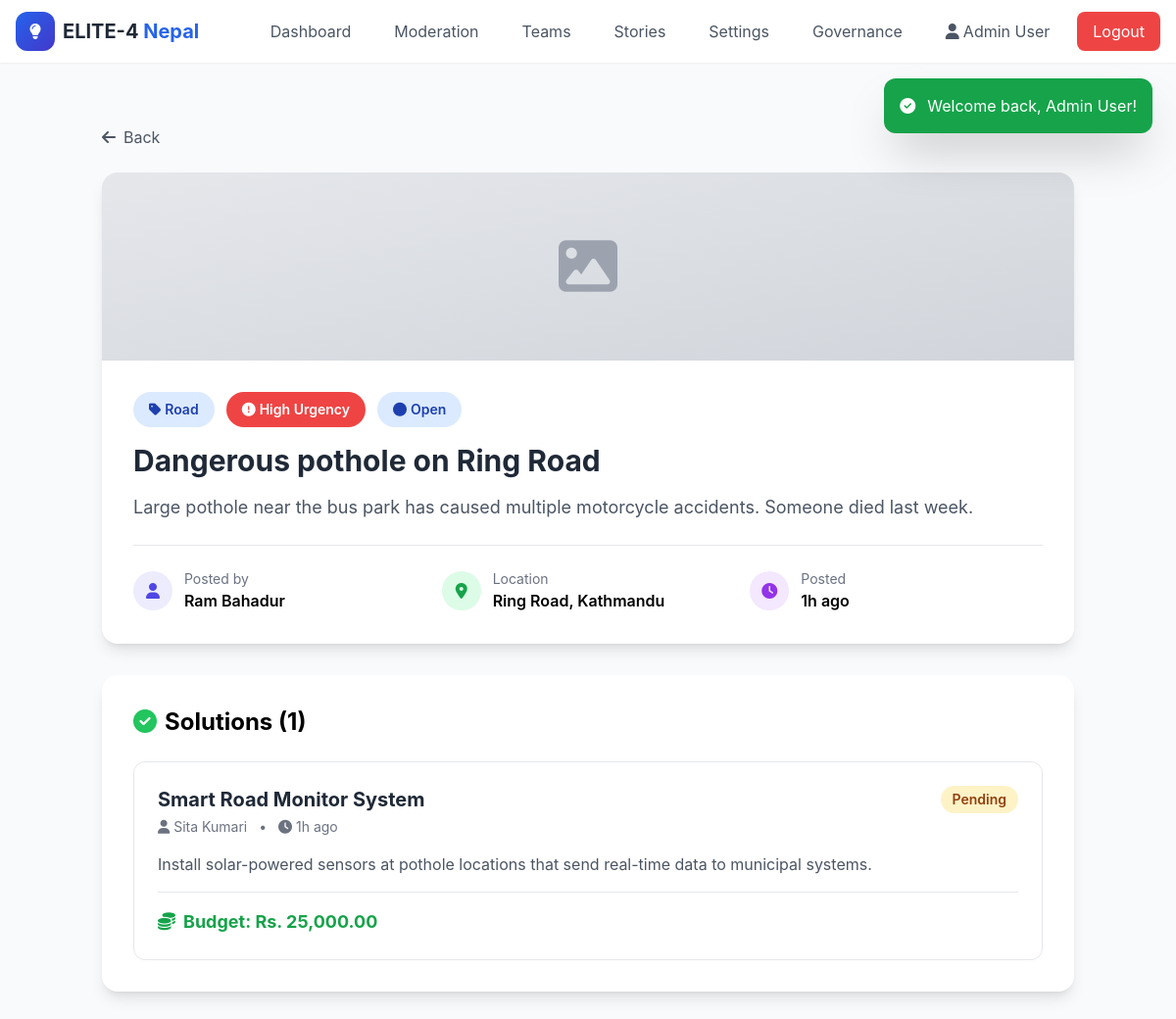
/problem_detail.php?id=2 (signed in), run on the app's committed database.
### tables this page shows
CREATE TABLE `users` (
  `id` INT AUTO_INCREMENT PRIMARY KEY,
  `name` VARCHAR(100) NOT NULL,
  `email` VARCHAR(100) UNIQUE NOT NULL,
  `phone` VARCHAR(20) DEFAULT NULL,
  `password` VARCHAR(255) NOT NULL,
  `role` ENUM('citizen', 'student', 'sponsor', 'mentor', 'admin', 'moderator') NOT NULL DEFAULT 'citizen',
  `bio` TEXT DEFAULT NULL,
  `skills` TEXT DEFAULT NULL,
  `profile_photo` VARCHAR(255) DEFAULT NULL,
  `date_of_birth` DATE DEFAULT NULL,
  `is_active` TINYINT(1) DEFAULT 1,
  `trust_score` INT DEFAULT 100,
  `projects_completed` INT DEFAULT 0,
  `created_at` TIMESTAMP DEFAULT CURRENT_TIMESTAMP,
  `updated_at` TIMESTAMP DEFAULT CURRENT_TIMESTAMP ON UPDATE CURRENT_TIMESTAMP
);

CREATE TABLE `problems` (
  `id` INT AUTO_INCREMENT PRIMARY KEY,
  `user_id` INT NOT NULL,
  `title` VARCHAR(200) NOT NULL,
  `description` TEXT NOT NULL,
  `location` VARCHAR(255) DEFAULT NULL,
  `photo` VARCHAR(255) DEFAULT NULL,
  `voice_note` TEXT DEFAULT NULL,
  `category` ENUM('Waste', 'Road', 'Health', 'Water', 'Other') DEFAULT 'Other',
  `urgency` ENUM('High', 'Medium', 'Low') DEFAULT 'Medium',
  `status` ENUM('open', 'in_progress', 'solved') DEFAULT 'open',
  `upvotes` INT DEFAULT 0,
  `solved_by` INT DEFAULT NULL,
  `solved_at` TIMESTAMP NULL DEFAULT NULL,
  `sdg_impact_score` INT DEFAULT 0,
  `local_impact_category` VARCHAR(50) DEFAULT NULL,
  `created_at` TIMESTAMP DEFAULT CURRENT_TIMESTAMP,
  FOREIGN KEY (`user_id`) REFERENCES `users`(`id`) ON DELETE CASCADE,
  FOREIGN KEY (`solved_by`) REFERENCES `users`(`id`) ON DELETE SET NULL
);

CREATE TABLE `solutions` (
  `id` INT AUTO_INCREMENT PRIMARY KEY,
  `problem_id` INT DEFAULT NULL,
  `challenge_id` INT DEFAULT NULL,
  `team_id` INT DEFAULT NULL,
  `user_id` INT NOT NULL,
  `title` VARCHAR(200) NOT NULL,
  `description` TEXT NOT NULL,
  `budget_estimate` DECIMAL(10,2) DEFAULT 0,
  `implementation_plan` TEXT DEFAULT NULL,
  `status` ENUM('pending', 'approved', 'rejected', 'rewarded', 'disputed') DEFAULT 'pending',
  `mentor_feedback` TEXT DEFAULT NULL,
  `reward_gross` DECIMAL(10,2) DEFAULT 0,
  `reward_commission` DECIMAL(10,2) DEFAULT 0,
  `reward_net` DECIMAL(10,2) DEFAULT 0,
  `created_at` TIMESTAMP DEFAULT CURRENT_TIMESTAMP,
  FOREIGN KEY (`problem_id`) REFERENCES `problems`(`id`) ON DELETE SET NULL,
  FOREIGN KEY (`user_id`) REFERENCES `users`(`id`) ON DELETE CASCADE
);

### problem_detail.php (the view, shortened to what this page needs)
<?php
require_once 'config.php';
$problemId = (int)($_GET['id'] ?? 0);
global $conn;
$stmt = $conn->prepare("SELECT p.*, u.name as user_name, u.profile_photo FROM problems p JOIN users u ON p.user_id = u.id WHERE p.id = ?");
$stmt->bind_param("i", $problemId);
$stmt->execute();
$r = $stmt->get_result();
$problem = $r ? $r->fetch_assoc() : null;
$stmt = $conn->prepare("SELECT s.*, u.name as solver_name FROM solutions s JOIN users u ON s.user_id = u.id WHERE s.problem_id = ? ORDER BY s.created_at DESC");
$stmt->bind_param("i", $problemId);
$stmt->execute();
$r = $stmt->get_result();
$solutions = $r ? $r->fetch_all(MYSQLI_ASSOC) : [];
$user = getCurrentUser();
getHeader('Problem Details');
?>
<div class="max-w-5xl mx-auto px-4 py-8">
    <a href="javascript:history.back()" class="inline-flex items-center text-gray-600 hover:text-primary mb-6">
        <i class="fas fa-arrow-left mr-2"></i>Back
    </a>
    <div class="bg-white rounded-2xl shadow-lg overflow-hidden mb-8">
        <?php if ($problem['photo'] && file_exists($problem['photo'])): ?>
            <img src="<?= e($problem['photo']) ?>" alt="Problem photo" class="w-full h-64 object-cover">
        <?php else: ?>
            <div class="w-full h-48 bg-gradient-to-br from-gray-200 to-gray-300 flex items-center justify-center">
                <i class="fas fa-image text-6xl text-gray-400"></i>
            </div>
        <?php endif; ?>
        <div class="p-8">
            <div class="flex flex-wrap items-center gap-3 mb-4">
                <span class="px-4 py-2 rounded-full text-sm font-semibold <?= getCategoryClass($problem['category']) ?>">
                    <i class="fas fa-tag mr-1"></i><?= e($problem['category']) ?>
                </span>
                <span class="px-4 py-2 rounded-full text-sm font-semibold <?= getUrgencyClass($problem['urgency']) ?>">
                    <i class="fas fa-exclamation-circle mr-1"></i><?= e($problem['urgency']) ?> Urgency
                </span>
                <span class="px-4 py-2 rounded-full text-sm font-semibold <?= getStatusClass($problem['status']) ?>">
                    <i class="fas fa-circle mr-1"></i><?= ucfirst(e($problem['status'])) ?>
                </span>
            </div>
            <h1 class="text-3xl font-bold text-gray-800 mb-4"><?= e($problem['title']) ?></h1>
            <p class="text-gray-600 text-lg mb-6"><?= nl2br(e($problem['description'])) ?></p>
            <div class="grid grid-cols-1 md:grid-cols-3 gap-4 border-t pt-6">
                <div class="flex items-center gap-3">
                    <div class="w-10 h-10 bg-primary/10 rounded-full flex items-center justify-center">
                        <?php if ($problem['profile_photo']): ?>
                            <img src="<?= e($problem['profile_photo']) ?>" class="w-10 h-10 rounded-full object-cover">
                        <?php else: ?>
                            <i class="fas fa-user text-primary"></i>
                        <?php endif; ?>
                    </div>
                    <div>
                        <p class="text-sm text-gray-500">Posted by</p>
                        <p class="font-semibold"><?= e($problem['user_name']) ?></p>
                    </div>
                </div>
                <?php if ($problem['location']): ?>
                    <div class="flex items-center gap-3">
                        <div class="w-10 h-10 bg-green-100 rounded-full flex items-center justify-center">
                            <i class="fas fa-map-marker-alt text-green-600"></i>
                        </div>
                        <div>
                            <p class="text-sm text-gray-500">Location</p>
                            <p class="font-semibold"><?= e($problem['location']) ?></p>
                        </div>
                    </div>
                <?php endif; ?>
                <div class="flex items-center gap-3">
                    <div class="w-10 h-10 bg-purple-100 rounded-full flex items-center justify-center">
                        <i class="fas fa-clock text-purple-600"></i>
                    </div>
                    <div>
                        <p class="text-sm text-gray-500">Posted</p>
                        <p class="font-semibold"><?= timeAgo($problem['created_at']) ?></p>
                    </div>
                </div>
            </div>
        </div>
    </div>
    <div class="bg-white rounded-2xl shadow-lg p-8">
        <h2 class="text-2xl font-bold mb-6">
            <i class="fas fa-check-circle mr-2 text-green-500"></i>Solutions (<?= count($solutions) ?>)
        </h2>
        <?php if (empty($solutions)): ?>
            <div class="text-center py-12 text-gray-500">
                <i class="fas fa-inbox text-5xl mb-4"></i>
                <p class="text-lg">No solutions submitted yet.</p>
                <?php if ($user['role'] === 'student'): ?>
                    <p class="mt-2">Be the first to propose a solution!</p>
                    <a href="submit_solution.php?problem_id=<?= $problemId ?>" class="inline-block mt-4 bg-primary text-white px-6 py-3 rounded-lg hover:bg-indigo-700">
                        Submit Solution
                    </a>
                <?php endif; ?>
            </div>
        <?php else: ?>
            <div class="space-y-6">
                <?php foreach ($solutions as $solution): ?>
                    <div class="border border-gray-200 rounded-xl p-6 hover:border-primary transition-all">
                        <div class="flex items-start justify-between mb-4">
                            <div>
                                <h3 class="text-xl font-bold text-gray-800"><?= e($solution['title']) ?></h3>
                                <p class="text-sm text-gray-500 mt-1">
                                    <i class="fas fa-user mr-1"></i><?= e($solution['solver_name']) ?>
                                    <span class="mx-2">•</span>
                                    <i class="fas fa-clock mr-1"></i><?= timeAgo($solution['created_at']) ?>
                                </p>
                            </div>
                            <span class="px-3 py-1 rounded-full text-sm font-semibold <?= getSolutionStatusClass($solution['status']) ?>">
                                <?= ucfirst(e($solution['status'])) ?>
                            </span>
                        </div>
                        <p class="text-gray-600 mb-4"><?= nl2br(e($solution['description'])) ?></p>
                        <div class="flex items-center justify-between pt-4 border-t">
                            <span class="text-lg font-bold text-green-600">
                                <i class="fas fa-coins mr-2"></i>Budget: <?= formatCurrency($solution['budget_estimate']) ?>
                            </span>
                        </div>
                    </div>
                <?php endforeach; ?>
            </div>
        <?php endif; ?>
    </div>
</div>
<?php
function getCategoryClass($category) {
    $classes = ['Waste' => 'bg-green-100 text-green-800', 'Road' => 'bg-blue-100 text-blue-800',
                'Health' => 'bg-red-100 text-red-800', 'Water' => 'bg-cyan-100 text-cyan-800', 'Other' => 'bg-gray-100 text-gray-800'];
    return $classes[$category] ?? 'bg-gray-100 text-gray-800';
}
function getUrgencyClass($urgency) {
    $classes = ['High' => 'bg-red-500 text-white', 'Medium' => 'bg-amber-500 text-white', 'Low' => 'bg-green-100 text-green-800'];
    return $classes[$urgency] ?? 'bg-gray-100 text-gray-800';
}
function getStatusClass($status) {
    $classes = ['open' => 'bg-blue-100 text-blue-800', 'in_progress' => 'bg-amber-100 text-amber-800', 'solved' => 'bg-green-100 text-green-800'];
    return $classes[$status] ?? 'bg-gray-100 text-gray-800';
}
function getSolutionStatusClass($status) {
    $classes = ['pending' => 'bg-amber-100 text-amber-800', 'approved' => 'bg-green-100 text-green-800',
                'rejected' => 'bg-red-100 text-red-800', 'rewarded' => 'bg-purple-100 text-purple-800'];
    return $classes[$status] ?? 'bg-gray-100 text-gray-800';
}
?>
<?php getFooter(); ?>

### config.php (shortened to what this page needs)
<?php
$conn = new mysqli(DB_HOST, DB_USER, DB_PASS, DB_NAME);
$conn->set_charset("utf8mb4");
function e($string) {
    return htmlspecialchars($string ?? '', ENT_QUOTES, 'UTF-8');
}
function getCurrentUser() {
    if (isset($_SESSION['user_id'])) {
        return getUserById($_SESSION['user_id']);
    }
    return null;
}
function getUserById($id) {
    global $conn;
    $stmt = $conn->prepare("SELECT * FROM users WHERE id = ? AND is_active = 1");
    $stmt->bind_param("i", $id);
    $stmt->execute();
    return ($r = $stmt->get_result()) ? $r->fetch_assoc() : null;
}
function getFlash() {
    if (isset($_SESSION['flash'])) {
        $flash = $_SESSION['flash'];
        return $flash;
    }
    return null;
}
function formatCurrency($amount) {
    return 'Rs. ' . number_format($amount ?? 0, 2);
}
function timeAgo($datetime) {
    $time = strtotime($datetime);
    $diff = time() - $time;
    if ($diff < 86400) return floor($diff / 3600) . 'h ago';
    return date('M j, Y', $time);
}
function getHeader($title = 'ELITE-4 Nepal') {
    $user = getCurrentUser();
    $roleNav = '';
    if ($user) {
        $name = e($user['name']);
        $role = $user['role'];
        $navItems = [];
        switch ($role) {
            case 'admin': $navItems = [['admin_dashboard.php','Dashboard'],['admin_chat_moderation.php','Moderation'],['admin_teams.php','Teams'],['admin_success_stories.php','Stories'],['admin_commission.php','Settings'],['governance.php','Governance']]; break;
        }
        $desktopNav = ''; $mobileNavItems = '';
        foreach ($navItems as $item) {
            $desktopNav .= '<a href="'.$item[0].'" class="px-4 py-2 text-gray-600 hover:bg-gray-100 rounded-lg">'.$item[1].'</a>';
        }
        $roleNav = $desktopNav.'<a href="profile.php" class="px-4 py-2 text-gray-600 hover:bg-gray-100 rounded-lg"><i class="fas fa-user mr-1"></i>'.$name.'</a><a href="logout.php" class="px-4 py-2 bg-red-500 text-white rounded-lg hover:bg-red-600">Logout</a>';
    }
    $flash = getFlash();
    $flashHtml = '';
    if ($flash) { $bg = $flash['type']==='success'?'bg-green-600':'bg-red-600'; $ic = $flash['type']==='success'?'check-circle':'exclamation-circle'; $flashHtml = '<div id="flashMsg" class="fixed top-20 right-6 z-50 p-4 rounded-xl shadow-2xl '.$bg.' text-white max-w-sm"><div class="flex items-center gap-3"><i class="fas fa-'.$ic.'"></i><span>'.e($flash['message']).'</span></div></div>'; }
?><!DOCTYPE html><html lang="en"><head><script src="https://cdn.tailwindcss.com"></script><link rel="stylesheet" href="https://cdnjs.cloudflare.com/ajax/libs/font-awesome/6.5.1/css/all.min.css"></head><body class="bg-gray-50"><nav class="bg-white shadow-sm sticky top-0 z-50"><div class="max-w-7xl mx-auto px-4"><div class="flex justify-between items-center h-16"><div class="flex items-center space-x-3"><a href="index.php" class="flex items-center space-x-2"><div class="w-10 h-10 bg-gradient-to-br from-blue-600 to-indigo-700 rounded-xl flex items-center justify-center"><i class="fas fa-lightbulb text-white"></i></div><span class="font-bold text-xl text-gray-800">ELITE-4 <span class="text-blue-600">Nepal</span></span></a></div><div class="hidden md:flex items-center space-x-3"><?=$roleNav?></div></div></div></nav><?= $flashHtml ?><div class="max-w-7xl mx-auto px-4 py-8"><?php
}
function getFooter() {
    echo '</div></body></html>';
}
?>

### config.php (style rules this page uses)
body { font-family:'Inter',sans-serif }

### data on the page
users: name "Admin User"
problems: category "Road", urgency "High", status "Open", title "Dangerous pothole on Ring Road", description "Large pothole near the bus park has caused multiple motorcycle accidents. Someone died last week.", user.name "Ram Bahadur", location "Ring Road, Kathmandu", created_at "1h ago"
solutions: title "Smart Road Monitor System", user.name "Sita Kumari", created_at "1h ago", status "Pending", description "Install solar-powered sensors at pothole locations that send real-time data to municipal systems.", budget_estimate "Rs. 25,000.00"

### other printed values
$item[1] "Dashboard Moderation Teams Stories Settings Governance"
$flash['message'] "Welcome back, Admin User!"
count($solutions) "1"
